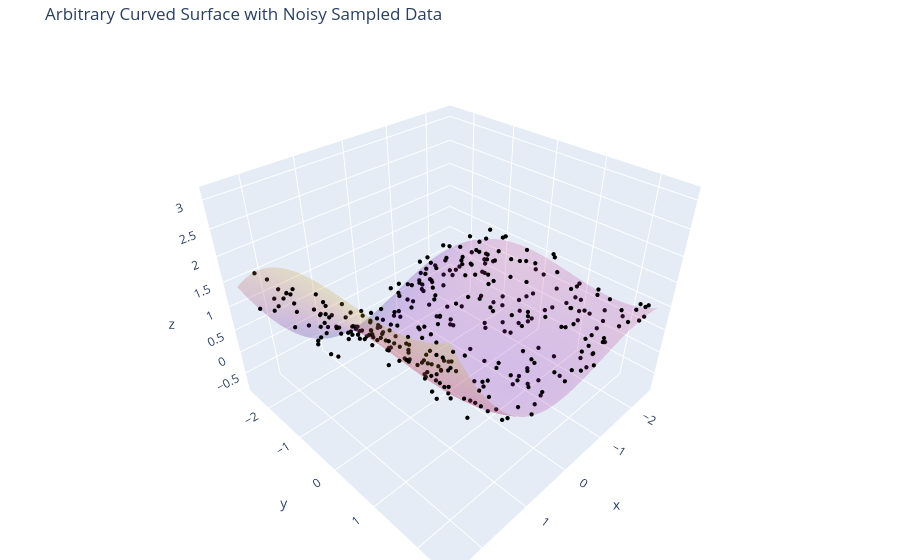

Here is the notebook cell this chart was saved with:
### Markdown cell above
### 3D Plotting with Plotly

Here we will present an example of a 3D Plotly plot with synthetic data, just for illustration purposes.

### Code cell
# Retry generating the curved surface plot

# %%
import numpy as np
import plotly.graph_objects as go

def make_random_surface(x_range=(-2.5, 2.5), y_range=(-2.5, 2.5), n_grid=120, seed=None):
    rng = np.random.default_rng()
    x = np.linspace(*x_range, n_grid)
    y = np.linspace(*y_range, n_grid)
    X, Y = np.meshgrid(x, y)

    a1, a2, a3 = rng.uniform(-0.6, 0.6, size=3)
    b1, b2 = rng.uniform(0.6, 2.0, size=2)
    c1, c2 = rng.uniform(-1.0, 1.0, size=2)
    d1, d2 = rng.uniform(-0.3, 0.3, size=2)

    Z = (
        a1 * X**2
        + a2 * Y**2
        + a3 * X * Y
        + c1 * np.sin(b1 * X)
        + c2 * np.cos(b2 * Y)
        + d1 * X**3 / 3.0
        + d2 * Y**3 / 3.0
    )

    def f(xp, yp):
        return (
            a1 * xp**2
            + a2 * yp**2
            + a3 * xp * yp
            + c1 * np.sin(b1 * xp)
            + c2 * np.cos(b2 * yp)
            + d1 * xp**3 / 3.0
            + d2 * yp**3 / 3.0
        )

    return X, Y, Z, f

def sample_noisy_points(surface_fn, n_points=350, x_range=(-2.5, 2.5), y_range=(-2.5, 2.5), noise_std=0.18, seed=7):
    rng = np.random.default_rng()
    xs = rng.uniform(x_range[0], x_range[1], size=n_points)
    ys = rng.uniform(y_range[0], y_range[1], size=n_points)
    zs_true = surface_fn(xs, ys)
    zs_noisy = zs_true + rng.normal(0.0, noise_std, size=n_points)
    return xs, ys, zs_true, zs_noisy

# Generate surface and data
X, Y, Z, surface_fn = make_random_surface()
xs, ys, zs_true, zs_noisy = sample_noisy_points(surface_fn)

# Create figure
fig = go.Figure()

fig.add_trace(go.Surface(x=X, y=Y, z=Z, opacity=0.22, showscale=False))
fig.add_trace(go.Scatter3d(x=xs, y=ys, z=zs_noisy, mode="markers", marker=dict(size=2.5, color="black")))

fig.update_layout(
    title="Arbitrary Curved Surface with Noisy Sampled Data",
    scene=dict(xaxis_title="x", yaxis_title="y", zaxis_title="z", aspectmode="data"),
    margin=dict(l=0, r=0, b=0, t=40),
)

fig.show()
# %%

### Figure 1 — Plotly figure (JSON) as saved in the notebook; plotly's stock layout.template omitted (floating-point values rounded to 4 significant figures; data arrays with more than 128 entries replaced by an {"elided": "..."} marker saying what was removed)
{"data": [{"opacity": 0.22, "showscale": false, "type": "surface", "x": {"elided": "120x120 float values"}, "y": {"elided": "120x120 float values"}, "z": {"elided": "120x120 float values"}}, {"marker": {"color": "black", "size": 2.5}, "mode": "markers", "type": "scatter3d", "x": {"elided": "350 float values"}, "y": {"elided": "350 float values"}, "z": {"elided": "350 float values"}}], "layout": {"margin": {"b": 0, "l": 0, "r": 0, "t": 40}, "scene": {"aspectmode": "data", "xaxis": {"title": {"text": "x"}}, "yaxis": {"title": {"text": "y"}}, "zaxis": {"title": {"text": "z"}}}, "title": {"text": "Arbitrary Curved Surface with Noisy Sampled Data"}}}
